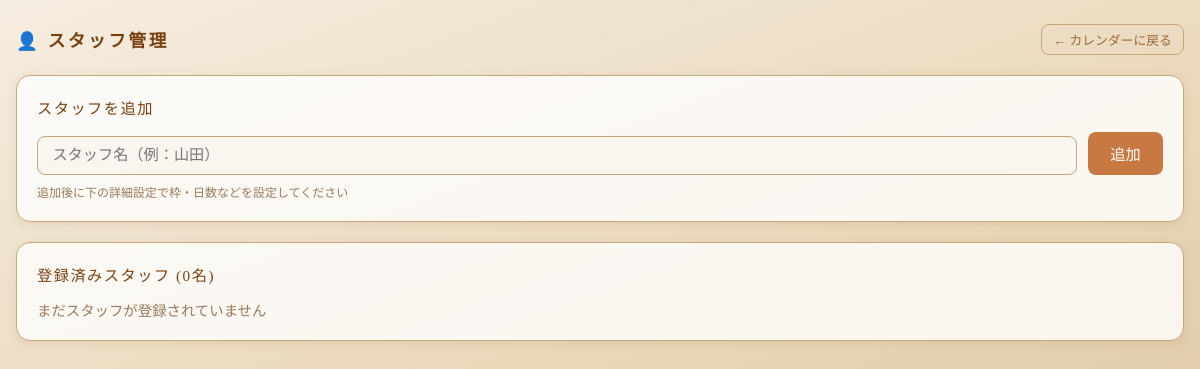
/staff (signed in), run on an earlier commit of the app's database.
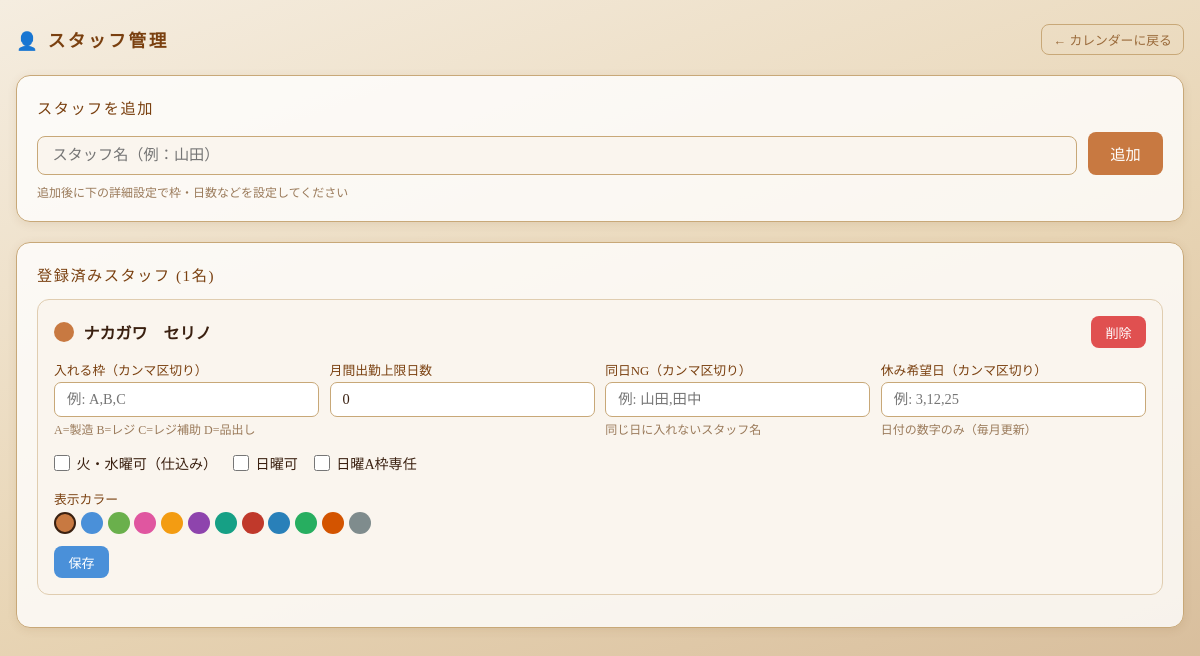
And on a later commit of the database.
### tables this page shows
CREATE TABLE staff (
                id   INTEGER PRIMARY KEY AUTOINCREMENT,
                name TEXT NOT NULL UNIQUE,
                color TEXT NOT NULL DEFAULT '#c87941'
            , allowed_slots TEXT NOT NULL DEFAULT '', max_days INTEGER NOT NULL DEFAULT 0, wed_ok INTEGER NOT NULL DEFAULT 0, sun_ok INTEGER NOT NULL DEFAULT 0, sun_a_exclusive INTEGER NOT NULL DEFAULT 0, same_day_ng TEXT NOT NULL DEFAULT '', days_off_str TEXT NOT NULL DEFAULT '');

### app.py (the view, shortened to what this page needs)
@app.route("/staff", methods=["GET", "POST"])
def staff():
    r = require_login()
    if r:
        return r
    msg = error = None
    staff_rows = query("SELECT * FROM staff ORDER BY id")
    return render_template("staff.html", staff_rows=staff_rows, msg=msg, error=error, colors=COLORS)

### app.py (called while the page is built)
def get_db():
    if DATABASE_URL:
        import psycopg2, psycopg2.extras
        url = DATABASE_URL.replace("postgres://", "postgresql://", 1)
        conn = psycopg2.connect(url)
        conn.cursor_factory = psycopg2.extras.RealDictCursor
        return conn
    else:
        import sqlite3
        db_path = os.path.join(os.path.dirname(__file__), "shift.db")
        conn = sqlite3.connect(db_path)
        conn.row_factory = sqlite3.Row
        return conn

def ph():
    return "%s" if DATABASE_URL else "?"

def query(sql, params=()):
    p = ph()
    sql = sql.replace("?", p)
    conn = get_db()
    try:
        cur = conn.cursor()
        cur.execute(sql, params)
        return [dict(r) for r in cur.fetchall()]
    finally:
        conn.close()

def require_login():
    if not session.get("admin"):
        return redirect(url_for("login"))
    return None

### templates/staff.html (shortened to what this page needs)
<!DOCTYPE html>
<html lang="ja">
<head>
</head>
<body>
  <header>
    <h1>👤 スタッフ管理</h1>
    <a class="back" href="/">← カレンダーに戻る</a>
  </header>
  <div class="card">
    <h2>スタッフを追加</h2>
    <form method="post" class="add-form">
      <input type="text" name="name" placeholder="スタッフ名（例：山田）" required>
      <button type="submit" class="btn">追加</button>
    </form>
    <p class="hint" style="margin-top:.5rem">追加後に下の詳細設定で枠・日数などを設定してください</p>
  </div>
  <div class="card">
    <h2>登録済みスタッフ ({{ staff_rows | length }}名)</h2>
    {% if staff_rows %}
    {% for s in staff_rows %}
    <div class="staff-card">
      <div class="staff-header">
        <span class="staff-dot" id="dot_{{ s.id }}" style="background:{{ s.color }}"></span>
        <span class="staff-name">{{ s.name }}</span>
        <form method="post" style="margin:0" onsubmit="return confirm('{{ s.name }} を削除しますか？')">
          <button type="submit" class="btn btn-del">削除</button>
        </form>
      </div>
      <form method="post">
        <div class="fields">
          <div class="field">
            <label>入れる枠（カンマ区切り）</label>
            <input type="text" name="allowed_slots" value="{{ s.allowed_slots or '' }}" placeholder="例: A,B,C">
            <p class="hint">A=製造 B=レジ C=レジ補助 D=品出し</p>
          </div>
          <div class="field">
            <label>月間出勤上限日数</label>
            <input type="number" name="max_days" value="{{ s.max_days or 0 }}" min="0" max="31">
          </div>
          <div class="field">
            <label>同日NG（カンマ区切り）</label>
            <input type="text" name="same_day_ng" value="{{ s.same_day_ng or '' }}" placeholder="例: 山田,田中">
            <p class="hint">同じ日に入れないスタッフ名</p>
          </div>
          <div class="field">
            <label>休み希望日（カンマ区切り）</label>
            <input type="text" name="days_off_str" value="{{ s.days_off_str or '' }}" placeholder="例: 3,12,25">
            <p class="hint">日付の数字のみ（毎月更新）</p>
          </div>
        </div>
        <div style="display:flex;flex-wrap:wrap;gap:1rem;margin-top:.5rem">
          <label class="checkbox-row">
            <input type="checkbox" name="wed_ok" {% if s.wed_ok %}checked{% endif %}>
            火・水曜可（仕込み）
          </label>
          <label class="checkbox-row">
            <input type="checkbox" name="sun_ok" {% if s.sun_ok %}checked{% endif %}>
            日曜可
          </label>
          <label class="checkbox-row">
            <input type="checkbox" name="sun_a_exclusive" {% if s.sun_a_exclusive %}checked{% endif %}>
            日曜A枠専任
          </label>
        </div>
        <div style="margin-top:.6rem">
          <label style="font-size:.8rem;color:#7a4010;display:block;margin-bottom:.3rem">表示カラー</label>
          <div class="color-preview">
            {% for c in colors %}
            <span class="color-dot {% if c == s.color %}selected{% endif %}"
              style="background:{{ c }}"
              onclick="selectColor({{ s.id }}, '{{ c }}', this)"></span>
            {% endfor %}
          </div>
        </div>
        <div class="form-btns">
          <button type="submit" class="btn btn-save">保存</button>
        </div>
      </form>
    </div>
    {% endfor %}
    {% else %}
    <p style="color:#9a7a5a;font-size:.9rem">まだスタッフが登録されていません</p>
    {% endif %}
  </div>
</body>
</html>

What changed in the data, as far as the page shows it:
added staff: name "ナカガワ セリノ", max_days "0", color "#c87941" (drawn)
Also different on the page:
{{ staff_rows | length }}: "0" → "1"
text no longer shown: "まだスタッフが登録されていません"
